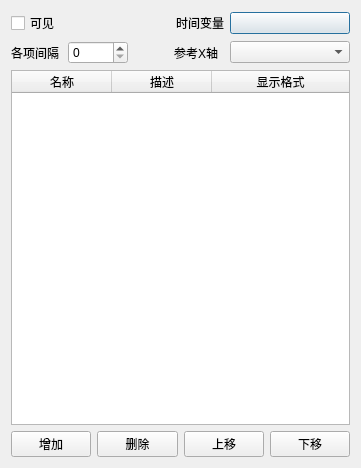
<?xml version="1.0" encoding="UTF-8"?>
<ui version="4.0">
 <class>CRealTagSettingDialog</class>
 <widget class="QDialog" name="CRealTagSettingDialog">
  <property name="geometry">
   <rect>
    <x>0</x>
    <y>0</y>
    <width>361</width>
    <height>468</height>
   </rect>
  </property>
  <property name="minimumSize">
   <size>
    <width>0</width>
    <height>0</height>
   </size>
  </property>
  <property name="maximumSize">
   <size>
    <width>361</width>
    <height>16777215</height>
   </size>
  </property>
  <property name="windowTitle">
   <string>Dialog</string>
  </property>
  <layout class="QGridLayout" name="gridLayout">
   <item row="0" column="0">
    <widget class="QCheckBox" name="visibleCheckBox">
     <property name="text">
      <string>可见</string>
     </property>
    </widget>
   </item>
   <item row="0" column="1">
    <spacer name="horizontalSpacer">
     <property name="orientation">
      <enum>Qt::Horizontal</enum>
     </property>
     <property name="sizeHint" stdset="0">
      <size>
       <width>107</width>
       <height>20</height>
      </size>
     </property>
    </spacer>
   </item>
   <item row="0" column="2">
    <widget class="QLabel" name="timeLabel">
     <property name="text">
      <string>时间变量</string>
     </property>
    </widget>
   </item>
   <item row="0" column="3">
    <widget class="QPushButton" name="timePushButton">
     <property name="sizePolicy">
      <sizepolicy hsizetype="Expanding" vsizetype="Fixed">
       <horstretch>0</horstretch>
       <verstretch>0</verstretch>
      </sizepolicy>
     </property>
     <property name="minimumSize">
      <size>
       <width>120</width>
       <height>0</height>
      </size>
     </property>
     <property name="text">
      <string/>
     </property>
    </widget>
   </item>
   <item row="1" column="0" colspan="4">
    <layout class="QHBoxLayout" name="horizontalLayout_3">
     <item>
      <widget class="QLabel" name="internalLabel">
       <property name="text">
        <string>各项间隔</string>
       </property>
      </widget>
     </item>
     <item>
      <widget class="QSpinBox" name="internalSpinBox">
       <property name="minimumSize">
        <size>
         <width>60</width>
         <height>0</height>
        </size>
       </property>
      </widget>
     </item>
     <item>
      <spacer name="horizontalSpacer_2">
       <property name="orientation">
        <enum>Qt::Horizontal</enum>
       </property>
       <property name="sizeType">
        <enum>QSizePolicy::Fixed</enum>
       </property>
       <property name="sizeHint" stdset="0">
        <size>
         <width>40</width>
         <height>20</height>
        </size>
       </property>
      </spacer>
     </item>
     <item>
      <widget class="QLabel" name="reAxislabel">
       <property name="text">
        <string>参考X轴</string>
       </property>
      </widget>
     </item>
     <item>
      <widget class="QComboBox" name="xsComboBox">
       <property name="minimumSize">
        <size>
         <width>120</width>
         <height>0</height>
        </size>
       </property>
      </widget>
     </item>
    </layout>
   </item>
   <item row="2" column="0" colspan="4">
    <widget class="QTableWidget" name="tableWidget">
     <property name="editTriggers">
      <set>QAbstractItemView::NoEditTriggers</set>
     </property>
     <property name="selectionMode">
      <enum>QAbstractItemView::SingleSelection</enum>
     </property>
     <property name="selectionBehavior">
      <enum>QAbstractItemView::SelectRows</enum>
     </property>
     <attribute name="horizontalHeaderCascadingSectionResizes">
      <bool>false</bool>
     </attribute>
     <attribute name="horizontalHeaderStretchLastSection">
      <bool>true</bool>
     </attribute>
     <column>
      <property name="text">
       <string>名称</string>
      </property>
     </column>
     <column>
      <property name="text">
       <string>描述</string>
      </property>
     </column>
     <column>
      <property name="text">
       <string>显示格式</string>
      </property>
     </column>
    </widget>
   </item>
   <item row="3" column="0" colspan="4">
    <layout class="QHBoxLayout" name="horizontalLayout">
     <item>
      <widget class="QPushButton" name="addButton">
       <property name="text">
        <string>增加</string>
       </property>
      </widget>
     </item>
     <item>
      <widget class="QPushButton" name="deleteButton">
       <property name="text">
        <string>删除</string>
       </property>
      </widget>
     </item>
     <item>
      <widget class="QPushButton" name="moveUpButton">
       <property name="text">
        <string>上移</string>
       </property>
      </widget>
     </item>
     <item>
      <widget class="QPushButton" name="moveDownButton">
       <property name="text">
        <string>下移</string>
       </property>
      </widget>
     </item>
    </layout>
   </item>
  </layout>
 </widget>
 <resources/>
 <connections/>
</ui>
